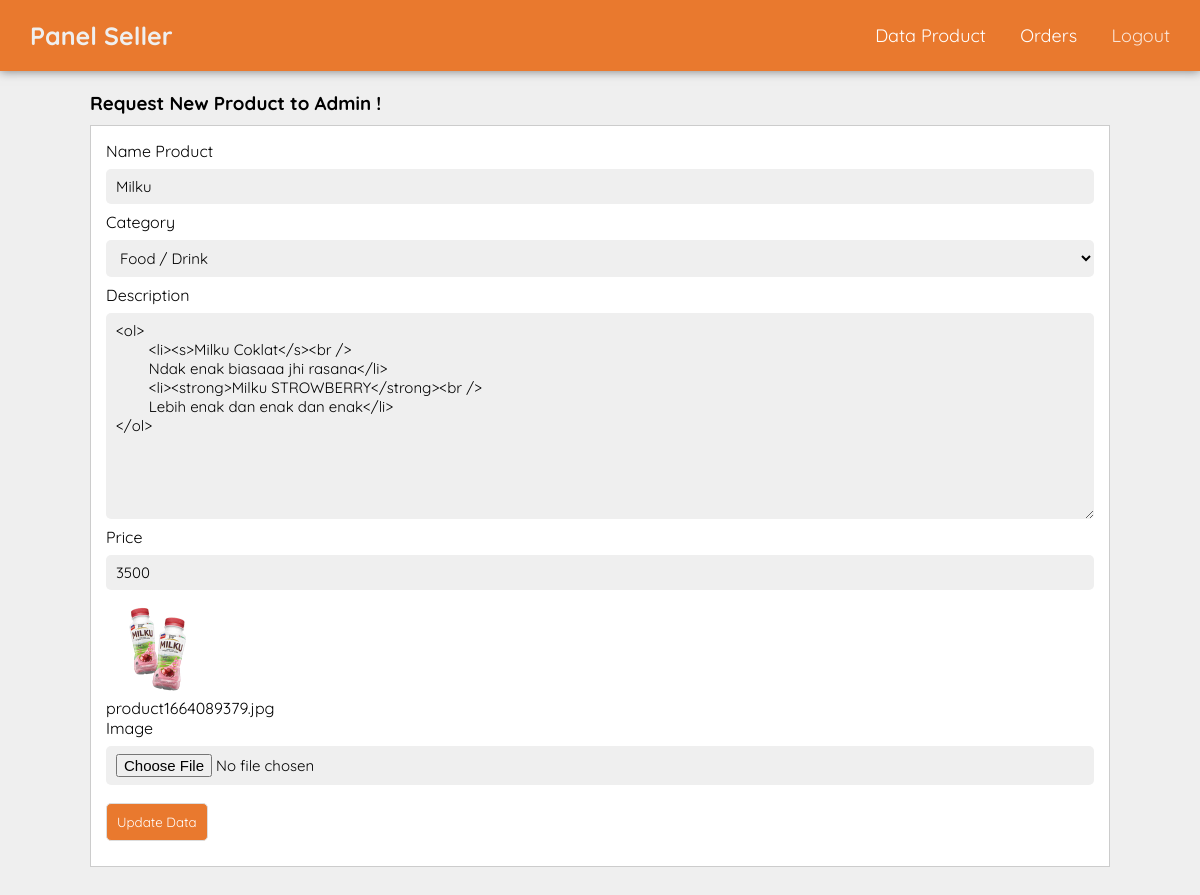
Page /seller/update.php?id=203900101 (signed in) on the committed database.
### tables this page shows
CREATE TABLE `tb_produk` (
  `id_produk` int(11) NOT NULL,
  `id_seller` int(11) NOT NULL,
  `id_category` int(11) NOT NULL,
  `name` varchar(100) DEFAULT NULL,
  `description` text DEFAULT NULL,
  `price` varchar(100) DEFAULT NULL,
  `image` varchar(50) DEFAULT NULL,
  `status` tinyint(1) DEFAULT NULL,
  `createAt` datetime NOT NULL DEFAULT current_timestamp()
);

CREATE TABLE `tb_category` (
  `id_category` int(11) NOT NULL,
  `categoryName` varchar(100) NOT NULL,
  `createAt` datetime NOT NULL DEFAULT current_timestamp()
);

### seller/update.php (the view, shortened to what this page needs)
<?php
    include "../database/config.php";
    $data = mysqli_query($conn, "SELECT * FROM tb_produk WHERE id_produk = '".$_GET['id']."'");
    if(mysqli_num_rows($data)){
        $a = mysqli_fetch_object($data);
    }
?>
<!DOCTYPE html>
<html lang="en">
<head>
</head>
<body>
    <?php include "../partials/navbar-seller.php"; ?>
    <main>
        <div class="section">
            <div class="container">
                <h3>Request New Product to Admin !</h3>
                <div class="box">
                    <form method="post" autocomplete="off" enctype="multipart/form-data">
                        <label for="name">Name Product</label>
                        <input type="text" name="name" id="name" class="form-input" placeholder="Name" value="<?= $a->name ?>">
                        <label for="category">Category</label>
                        <select name="category" class="form-input">
                            <?php
                                $mysql = mysqli_query($conn, "SELECT * FROM tb_category ORDER BY id_category DESC");
                                if(mysqli_num_rows($mysql) > 0){
                                    while($i = mysqli_fetch_array($mysql)){
                            ?>
                            <option <?= $a->id_category == $i['id_category'] ? "selected" : ""?> value="<?= $i['id_category'] ?>"><?= $i['categoryName'] ?></option>
                            <?php } } else {?>
                            <option value="">There Was Error</option>
                            <?php }?>
                        </select>
                        <label for="desc">Description</label>
                        <textarea name="desc" id="desc" cols="30" rows="10" class="form-input"><?= $a->description ?></textarea>
                        <label for="price">Price</label>
                        <input type="text" name="price" id="price" class="form-input" placeholder="Price" value="<?= $a->price ?>">
                        <img width="100px" src="../assets/product/<?= $a->image ?>" alt="<?= $a->name ?>"><br>
                        <p><?= $a->image ?></p>
                        <label for="img">Image</label>
                        <input type="file" name="img" id="img" class="form-input">
                        <input type="submit" name="update" value="Update Data" class="form-submit seller">
                    </form>
                </div>
            </div>
        </div>
    </main>
</body>
</html>

### styles/style.css (style rules this page uses)
* { padding: 0px; margin: 0px; box-sizing: border-box; text-decoration: none; outline: none; font-family: "Quicksand", Arial; scroll-behavior: smooth; }
body { background-color: #efefef; }
.form-input { width: 100%; padding: 8px 10px; border: none; margin: 8px 0px; border-radius: 5px; font-size: 15px; background-color: #efefef; }
.form-submit { padding: 10px; cursor: pointer; border: 1px solid #ddd; background-color: #328fcd; color: #ffffff; border-radius: 5px; margin: 10px 0px; }
.container { width: 85%; margin: 0 auto; }
.section { padding: 20px 0px; }
.box { background-color: #fff; border: 1px solid #ccc; padding: 15px; box-sizing: border-box; margin: 10px 0; }
.box::after { content: ""; display: block; clear: both; }
.seller { background-color: #e9792e; }

### rows in the picture
tb_produk: name "Milku", category "Food / Drink", desc "<ol> <li><s>Milku Coklat</s><br /> Ndak enak biasaaa jhi rasana</li> <li><strong>Milku STROWBERRY</strong><br /> Lebih enak dan enak dan enak</li> </ol>", price "3500", image (picture), image "product1664089379.jpg"
